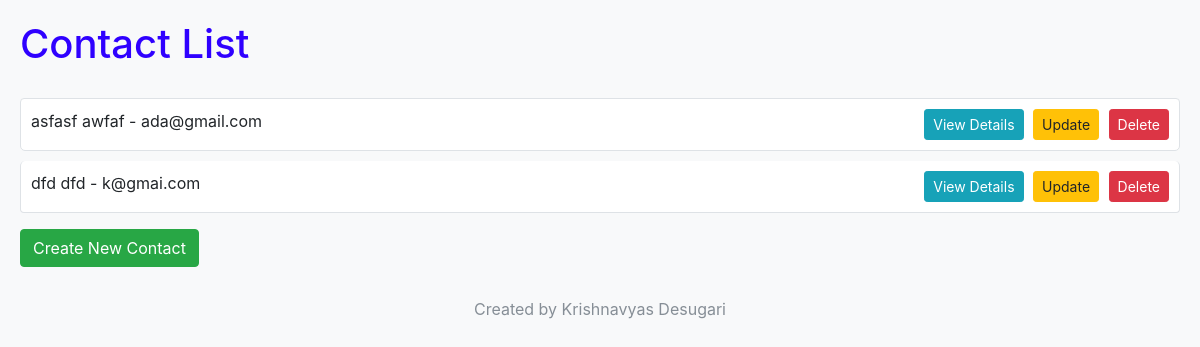
The app's page /, older data.
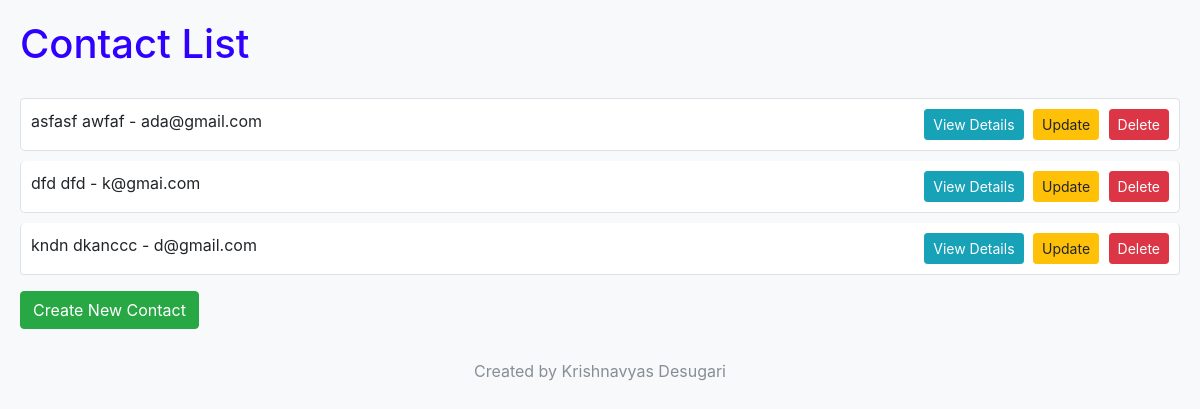
The same page, newer data.
### pycontacts/models.py (models this page shows, shortened)
class Contact(models.Model):
    first_name = models.CharField(max_length=20, unique=True)
    last_name = models.CharField(max_length=20, unique=True)
    email = models.EmailField(max_length=30, unique=True)
    phone_number = models.CharField(max_length=10)
    class Meta:
        app_label = 'pycontacts'
        managed = False

### pycontacts/views.py (the view)
# urls.py: path('', contact_list, name='redirect_home'),  # Adjust the redirect to point directly to contact_list
def contact_list(request):
    contacts = Contact.objects.all()
    return render(request, 'contact_forms/contact_list.html', {'contacts': contacts})

### pycontacts/templates/contact_forms/contact_list.html (shortened to what this page needs)
<!DOCTYPE html>
<html lang="en">
<head>
    <link rel="stylesheet" href="https://stackpath.bootstrapcdn.com/bootstrap/4.5.2/css/bootstrap.min.css">
</head>
<body>
    <h1>Contact List</h1>
    <ul class="list-group">
        {% for contact in contacts %}
            <li class="list-group-item">
                {{ contact.first_name }} {{ contact.last_name }} - {{ contact.email }}
                <div class="float-right">
                    <a class="btn btn-info btn-sm" href="{% url 'contact_detail' contact.pk %}">View Details</a>
                    <a class="btn btn-warning btn-sm" href="{% url 'contact_update' contact.pk %}">Update</a>
                    <a class="btn btn-danger btn-sm" href="{% url 'contact_confirm_delete' contact.pk %}">Delete</a>
                </div>
            </li>
        {% endfor %}
    </ul>
    <a class="btn btn-success mt-3" href="{% url 'contact_create' %}">Create New Contact</a>
    <footer>
        Created by Krishnavyas Desugari
    </footer>
</body>
</html>

Row changes from the older to the newer data that the page shows:
added Contact: first_name "kndn", last_name "dkanccc", email "d@gmail.com"
